Frame 1 (no input): blank canvas, image omitted
Frame 60 (the mouse pressed at the canvas centre just before this capture): blank canvas, image omitted
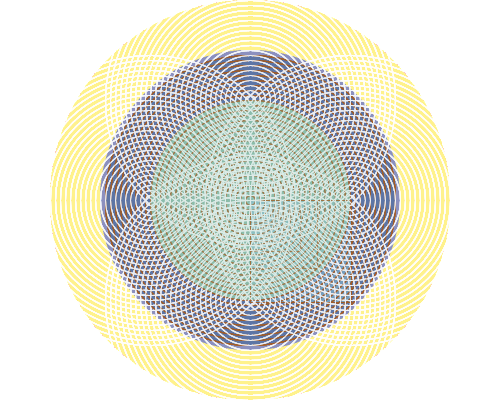
Frame 120 (the mouse held since frame 60 and released just before this capture)

The Processing sketch whose frames 1 and 60 were blank and that drew this single picture after the mouse press (run headless with seeded random() and noise(); from frame 60 on, the mouse is pressed at the canvas centre):

// Processing sketch: processing_89116
// ── processing_89116.pde

//Cyclic Bloom
//Foundation

void setup (){
  size(500,400);
    background(255,255,255);
    mousePressed=false;
    frameRate(5);
    


String BLOOM = "1.Hello, this is Bloom. An attempt at a visual exploration of a flower blooming in digital space.";
println(BLOOM);  
String INSTRUCTIONS = "2.Please use your mouse to click and drag around the white area. The shape of a flower should be visible over time.";
println(INSTRUCTIONS);  
String INSTRUCTIONS2 = "3.Next, press any key to see a burst of colour (I prefer to just press enter because it feels like a trigger)";
println(INSTRUCTIONS2);  
String INSTRUCTIONS3 = "4.The more keys you press, the flower gets progressively obscured, until it becomes a sea of dots";
println(INSTRUCTIONS3);  
String INSTRUCTIONS4 = "5.The resulting image is a stark image of a different flower";
println(INSTRUCTIONS4);  
String INSTRUCTIONS5 = "6.Use your mouse to click on the center of the image again to see the final visual";
println(INSTRUCTIONS5);  
String INSTRUCTIONS6 = "E n d";
println(INSTRUCTIONS6);  
    
    noStroke();
      noFill();
      ellipseMode(CENTER);
}
   

//Second Part of Optical Flower
//DIY-Background (User interacts with the piece by colouring in the blank space)

void draw () {
  if (mousePressed==true){
fill(146,199,213,30);
stroke(165,87,25);
 
     int i; 
     i = 105; //Assigning a Value
     
     int ii;
     ii = 97;

pushMatrix();
  translate(250,200);  // moving the origin to center of object
shapeMode(CENTER);
translate(-250,-200);
  //translate(-250,-200); // moving i
      rect(mouseX, mouseY,202/9,205/9);
      rect(mouseX, mouseY,202/8,205/8);
      rect(mouseX, mouseY,202/7,205/7);
      rect(mouseX, mouseY,202/6,205/6);
      rect(mouseX, mouseY,202/5,205/5);
      rect(mouseX, mouseY,202/4,205/4);
      rect(mouseX, mouseY,202/3,205/3);
      rect(mouseX, mouseY,202/2,205/2);
popMatrix();


//Framework for the flower that could probably have been shortened if I were better at this
        strokeWeight(1);
     noFill();

        //Defining Variables
       int x = 250;
   int y = 200;
   int d = 290;
        ellipse(x,y,d,d);
           ellipse(x,y,d-10,d-10);
            ellipse(x,y,d-20,d-20);
             ellipse(x,y,d-30,d-30);
              ellipse(x,y,d-40,d-40);
               ellipse(x,y,d-50,d-50);
                ellipse(x,y,d-60,d-60);
                 ellipse(x,y,d-70,d-70);
                  ellipse(x,y,d-80,d-80);
                     ellipse(x,y,d-90,d-90);
            ellipse(x,y,d-100,d-100);
             ellipse(x,y,d-110,d-110);
               ellipse(x,y,d-120,d-120);
                 ellipse(x,y,d-130,d-130);
                   ellipse(x,y,d-140,d-140);
                     ellipse(x,y,d-150,d-150);
                       ellipse(x,y,d-160,d-160);
                       ellipse(x,y,d-100,d-100);
             ellipse(x,y,d-170,d-170);
               ellipse(x,y,d-180,d-180);
                 ellipse(x,y,d-190,d-190);
                   ellipse(x,y,d-200,d-200);
                           ellipse(x,y,d-210,d-210);
               ellipse(x,y,d-220,d-220);
                 ellipse(x,y,d-230,d-230);
                   ellipse(x,y,d-240,d-240);
                 ellipse(x,y,d-250,d-250);
                 ellipse(x,y,d-260,d-260);
                 ellipse(x,y,d-270,d-270);
                   ellipse(x,y,d-280,d-280); 
    smooth();
    
    int e = x-100;
    stroke(255,255,255);
    
         ellipse(e,y,d,d);
           ellipse(e,y,d-10,d-10);
            ellipse(e,y,d-20,d-20);
             ellipse(e,y,d-30,d-30);
              ellipse(e,y,d-40,d-40);
               ellipse(e,y,d-50,d-50);
                ellipse(e,y,d-60,d-60);
                 ellipse(e,y,d-70,d-70);
                  ellipse(e,y,d-80,d-80);
                     ellipse(e,y,d-90,d-90);
            ellipse(e,y,d-100,d-100);
             ellipse(e,y,d-110,d-110);
               ellipse(e,y,d-120,d-120);
                 ellipse(e,y,d-130,d-130);
                   ellipse(e,y,d-140,d-140);
                     ellipse(e,y,d-150,d-150);
                       ellipse(e,y,d-160,d-160);
                       ellipse(e,y,d-100,d-100);
             ellipse(e,y,d-170,d-170);
               ellipse(e,y,d-180,d-180);
                 ellipse(e,y,d-190,d-190);
                   ellipse(e,y,d-200,d-200);
                           ellipse(e,y,d-210,d-210);
               ellipse(e,y,d-220,d-220);
                 ellipse(e,y,d-230,d-230);
                   ellipse(e,y,d-240,d-240);
                 ellipse(e,y,d-250,d-250);
                 ellipse(e,y,d-260,d-260);
                 ellipse(e,y,d-270,d-270);
                   ellipse(e,y,d-280,d-280); 
                   
                    int f = x+100;
    stroke(255,255,255);
    
         ellipse(f,y,d,d);
           ellipse(f,y,d-10,d-10);
            ellipse(f,y,d-20,d-20);
             ellipse(f,y,d-30,d-30);
              ellipse(f,y,d-40,d-40);
               ellipse(f,y,d-50,d-50);
                ellipse(f,y,d-60,d-60);
                 ellipse(f,y,d-70,d-70);
                  ellipse(f,y,d-80,d-80);
                     ellipse(f,y,d-90,d-90);
            ellipse(f,y,d-100,d-100);
             ellipse(f,y,d-110,d-110);
               ellipse(f,y,d-120,d-120);
                 ellipse(f,y,d-130,d-130);
                   ellipse(f,y,d-140,d-140);
                     ellipse(f,y,d-150,d-150);
                       ellipse(f,y,d-160,d-160);
                       ellipse(f,y,d-100,d-100);
             ellipse(f,y,d-170,d-170);
               ellipse(f,y,d-180,d-180);
                 ellipse(f,y,d-190,d-190);
                   ellipse(f,y,d-200,d-200);
                           ellipse(f,y,d-210,d-210);
               ellipse(f,y,d-220,d-220);
                 ellipse(f,y,d-230,d-230);
                   ellipse(f,y,d-240,d-240);
                 ellipse(f,y,d-250,d-250);
                 ellipse(f,y,d-260,d-260);
                 ellipse(f,y,d-270,d-270);
                   ellipse(f,y,d-280,d-280); 
              
int y1 = y+100;
    
         ellipse(x,y1,d,d);
           ellipse(x,y1,d-10,d-10);
            ellipse(x,y1,d-20,d-20);
             ellipse(x,y1,d-30,d-30);
              ellipse(x,y1,d-40,d-40);
               ellipse(x,y1,d-50,d-50);
                ellipse(x,y1,d-60,d-60);
                 ellipse(x,y1,d-70,d-70);
                  ellipse(x,y1,d-80,d-80);
                     ellipse(x,y1,d-90,d-90);
            ellipse(x,y1,d-100,d-100);
             ellipse(x,y1,d-110,d-110);
               ellipse(x,y1,d-120,d-120);
                 ellipse(x,y1,d-130,d-130);
                   ellipse(x,y1,d-140,d-140);
                     ellipse(x,y1,d-150,d-150);
                       ellipse(x,y1,d-160,d-160);
                       ellipse(x,y1,d-100,d-100);
             ellipse(x,y1,d-170,d-170);
               ellipse(x,y1,d-180,d-180);
                 ellipse(x,y1,d-190,d-190);
                   ellipse(x,y1,d-200,d-200);
                           ellipse(x,y1,d-210,d-210);
               ellipse(x,y1,d-220,d-220);
                 ellipse(x,y1,d-230,d-230);
                   ellipse(x,y1,d-240,d-240);
                 ellipse(x,y1,d-250,d-250);
                 ellipse(x,y1,d-260,d-260);
                 ellipse(x,y1,d-270,d-270);
                   ellipse(x,y1,d-280,d-280); 
                   
                   int y2 = y-100;
    
         ellipse(x,y2,d,d);
           ellipse(x,y2,d-10,d-10);
            ellipse(x,y2,d-20,d-20);
             ellipse(x,y2,d-30,d-30);
              ellipse(x,y2,d-40,d-40);
               ellipse(x,y2,d-50,d-50);
                ellipse(x,y2,d-60,d-60);
                 ellipse(x,y2,d-70,d-70);
                  ellipse(x,y2,d-80,d-80);
                     ellipse(x,y2,d-90,d-90);
            ellipse(x,y2,d-100,d-100);
             ellipse(x,y2,d-110,d-110);
               ellipse(x,y2,d-120,d-120);
                 ellipse(x,y2,d-130,d-130);
                   ellipse(x,y2,d-140,d-140);
                     ellipse(x,y2,d-150,d-150);
                       ellipse(x,y2,d-160,d-160);
                       ellipse(x,y2,d-100,d-100);
             ellipse(x,y2,d-170,d-170);
               ellipse(x,y2,d-180,d-180);
                 ellipse(x,y2,d-190,d-190);
                   ellipse(x,y2,d-200,d-200);
                           ellipse(x,y2,d-210,d-210);
               ellipse(x,y2,d-220,d-220);
                 ellipse(x,y2,d-230,d-230);
                   ellipse(x,y2,d-240,d-240);
                 ellipse(x,y2,d-250,d-250);
                 ellipse(x,y2,d-260,d-260);
                 ellipse(x,y2,d-270,d-270);
                   ellipse(x,y2,d-280,d-280); 
    
    //Colour Ellipses
    noStroke();
    fill(169,236,180,50);
    ellipse(250,200,200,200);
    
    noStroke();
    fill(0,40,100,10);
    ellipse(250,200,290,290);
    
    noStroke();
    fill(0,40,250,10);
    ellipse(250,200,300,300);
    
    noStroke();
    fill(244,234,126,10);
    ellipse(250,200,400,400);

  }
}

//Colour Burst (Signifying blooming)
void keyPressed() {
  //stroke(0);
  //strokeWeight(1);
  for(int y =10; y<=height-10; y+=10){
    for(int x=10; x<=width-10; x+=10){
line(x,y, 250,200);
  stroke(161,35,76,40);
  strokeWeight(1);
  
    boolean Circle = true;
    boolean Square= false;
  if (Circle==true){
  ellipse(x,y,5,5);
  fill(161,35,76,30);
  
  }

}
}
}

  
